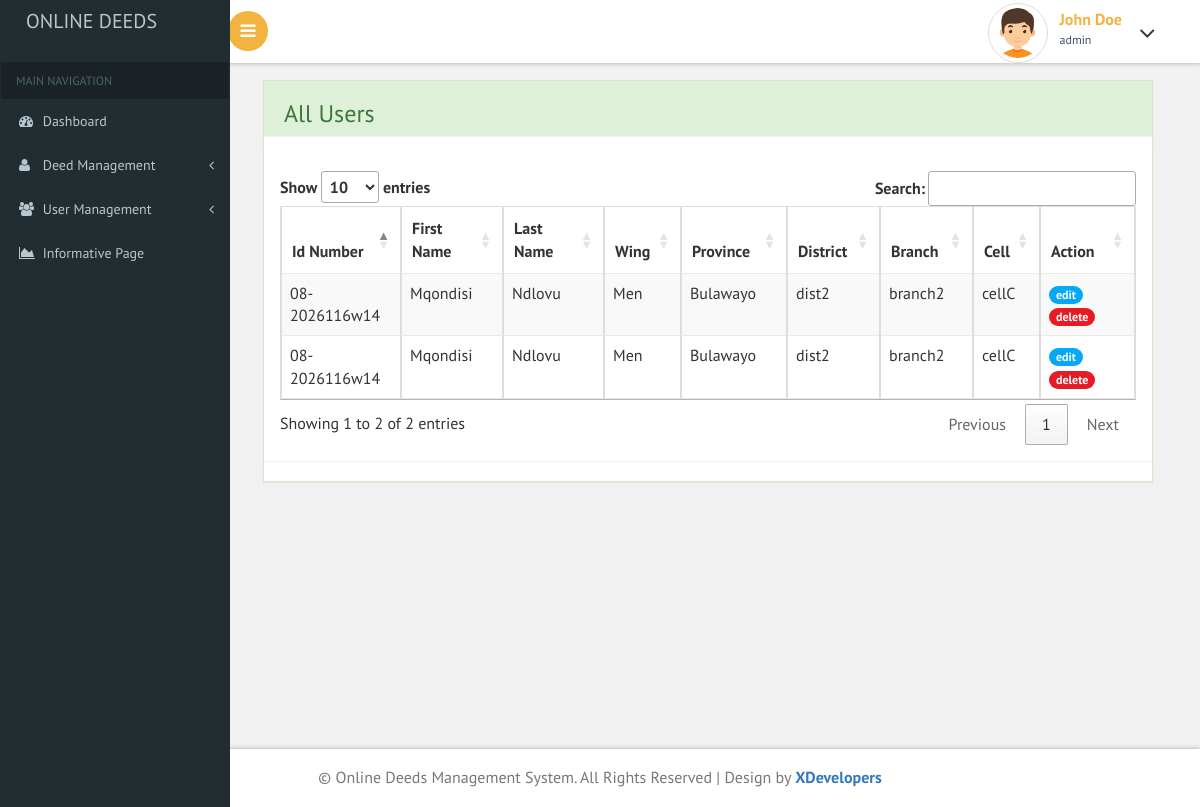
The page /users.php (signed in) on the database its author committed.
### tables this page shows
CREATE TABLE `people` (
  `id` int(11) NOT NULL,
  `id_no` varchar(20) NOT NULL,
  `firstname` varchar(200) NOT NULL,
  `lastname` varchar(200) NOT NULL,
  `DOB` date NOT NULL,
  `gender` varchar(20) NOT NULL,
  `department` varchar(100) NOT NULL,
  `province_id` int(4) NOT NULL,
  `district` varchar(10) NOT NULL,
  `branch` varchar(10) NOT NULL,
  `cell` varchar(10) NOT NULL,
  `position` varchar(20) NOT NULL,
  `position_for` varchar(20) NOT NULL
);

CREATE TABLE `provinces` (
  `province_id` int(11) NOT NULL,
  `province_name` varchar(100) NOT NULL
);

### users.php (the view, shortened to what this page needs)
<?php include "includes/header.php"; ?>
<?php
$query ="SELECT * FROM people";
$statement = $db->prepare($query);
$statement->execute();
$result = $statement->fetchAll();
?>
<div id="page-wrapper">
    <div class="row">
        <div class="col-md-12">
            <div class="panel panel-success">
                <div class="panel panel-heading">
                    <h3>All Users</h3>
                </div>
                <div class="panel panel-body">
                    <table id="all_users" class="table table-striped table-bordered" >
                        <thead>
                            <tr>
                                <th>Id Number</th>
                                <th>First Name</th>
                                <th>Last Name</th>
                                <th>Wing</th>
                                <th>Province</th>
                                <th>District</th>
                                <th>Branch</th>
                                <th>Cell</th>
                                <th style:align="center">Action</th>
                            </tr>
                        </thead>
                        <tbody class="search_into">
                        <?php foreach($result as $row) : ?>
                            <tr>
                                <td><?php echo $row['id_no'] ?></td>
                                <td><?php echo $row['firstname'] ?></td>
                                <td><?php echo $row['lastname'] ?></td>
                                <td><?php echo $row['department'] ?></td>
                                <?php
                                    $query ="SELECT * FROM provinces where province_id=".$row['province_id'];
                                    $statement = $db->prepare($query);
                                    $statement->execute();
                                    $result = $statement->fetchAll();
                                    $province=$result[0]['province_name'];
                                ?>
                                <td><?php echo $province ?></td>
                                <td><?php echo $row['district'] ?></td>
                                <td><?php echo $row['branch'] ?></td>
                                <td><?php echo $row['cell'] ?></td>
                                <td><a href="edit_user.php?id=<?php echo $row['id'] ?>" class="badge badge-primary">edit</a><a href="delete_user.php?id=<?php echo $row['id'] ?>" class="badge badge-danger">delete</a>
                                </td>
                            </tr>
                        <?php endforeach; ?>
                        </tbody>
                    </table>
                </div>
            </div>
        </div>
    </div>
</div>
<?php include "includes/footer.php"; ?>

### css/custom.css (style rules this page uses)
#page-wrapper { padding:5em 2em 2.5em; background-color: #F1F1F1; }

### rows shown on the page
people: id_no "08-2026116w14", firstname "Mqondisi", lastname "Ndlovu", department "Men", province.province_name "Bulawayo", district "dist2", branch "branch2", cell "cellC"
people: id_no "08-2026116w14", firstname "Mqondisi", lastname "Ndlovu", department "Men", province.province_name "Bulawayo", district "dist2", branch "branch2", cell "cellC"

### other values the page prints
$_SESSION['fname'] "John"
$_SESSION['lname'] "Doe"
$_SESSION['role'] "admin"
